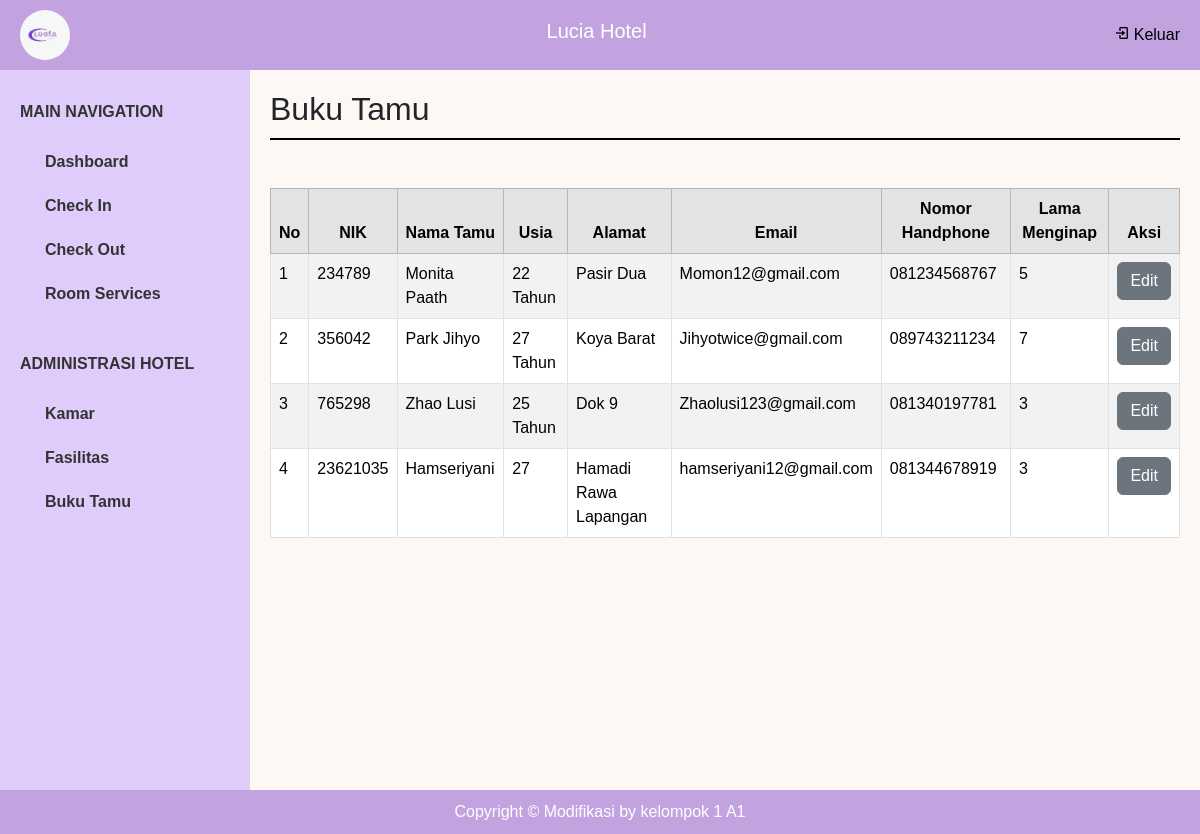
The app's page /index.php?page=buku_tamu (signed in) with its own data.
### tables this page shows
CREATE TABLE `customer` (
  `ID_Customer` int(50) NOT NULL,
  `ID_Kamar` int(50) NOT NULL,
  `Nama_Customer` varchar(100) NOT NULL,
  `Usia_Customer` varchar(50) NOT NULL,
  `Alamat_Customer` varchar(50) NOT NULL,
  `Email_Customer` varchar(100) NOT NULL,
  `No_HP` char(50) NOT NULL,
  `Lama_Menginap` int(100) NOT NULL
);

### buku_tamu/index.php (the view, shortened to what this page needs)
<!doctype html>
<html lang="en">
  <head>
    <link rel="stylesheet" type="text/css" href="assets/style/style.css">
    <link href="https://cdn.jsdelivr.net/npm/bootstrap@5.3.3/dist/css/bootstrap.min.css" rel="stylesheet">
  </head>
  <body>
<div >
    <h2 class="mb-5" style="border-bottom: 2px solid #000; padding-bottom: 10px; margin-bottom: 20px;">Buku Tamu</h2>
    <table class="table table-striped table-bordered table-hover">
    <thead class="table-secondary text-center">
        <tr>
            <th>No</th>
            <th>NIK</th>
            <th>Nama Tamu</th>
            <th>Usia</th>
            <th>Alamat</th>
            <th>Email</th>
            <th>Nomor Handphone</th>
            <th>Lama Menginap</th>
            <th>Aksi</th>
        </tr>
    </thead>
    <tbody>
        <?php
        include $_SERVER['DOCUMENT_ROOT'] . '/Hotel/koneksi/koneksi.php';
        $sql = "SELECT customer.ID_Customer, customer.Nama_Customer, customer.Usia_Customer, customer.Alamat_Customer,
                customer.Email_Customer, customer.No_HP, customer.Lama_Menginap, kamar.ID_Kamar
                FROM customer
                LEFT JOIN kamar ON customer.ID_Kamar=kamar.ID_Kamar
                ORDER BY customer.ID_Customer ASC";
        $result = mysqli_query($conn, $sql);
        if (mysqli_num_rows($result)) {
            $no = 0;
            while ($row = mysqli_fetch_assoc($result)) {
            $no++;
        ?>
                <tr>
                    <td><?php echo $no ?></td>
                    <td><?php echo $row["ID_Customer"]; ?></td>
                    <td><?php echo $row["Nama_Customer"]; ?></td>
                    <td><?php echo $row["Usia_Customer"]; ?></td>
                    <td><?php echo $row["Alamat_Customer"]; ?></td>
                    <td><?php echo $row["Email_Customer"]; ?></td>
                    <td><?php echo $row["No_HP"]; ?></td>
                    <td><?php echo $row["Lama_Menginap"]; ?></td>
                    <td>
                        <a class="btn btn-secondary" href="/Hotel/index.php?page=buku_tamu_edit&id=<?php echo $row['ID_Customer']; ?>">Edit</a>
                    </td>
                </tr>
        <?php
            }
        } else {
            echo "<tr><td colspan='6'>Tidak ada data</td></tr>";
        }
        ?>
    </tbody>
</table>
</div>
  </body>
</html>

### assets/style/style.css (style rules this page uses)
* { margin: 0; padding: 0; box-sizing: border-box; font-family: Arial, sans-serif; }

### records on screen
customer: ID_Customer "234789", Nama_Customer "Monita Paath", Usia_Customer "22 Tahun", Alamat_Customer "Pasir Dua", Email_Customer "Momon12@gmail.com", No_HP "081234568767", Lama_Menginap "5"
customer: ID_Customer "356042", Nama_Customer "Park Jihyo", Usia_Customer "27 Tahun", Alamat_Customer "Koya Barat", Email_Customer "Jihyotwice@gmail.com", No_HP "089743211234", Lama_Menginap "7"
customer: ID_Customer "765298", Nama_Customer "Zhao Lusi", Usia_Customer "25 Tahun", Alamat_Customer "Dok 9", Email_Customer "Zhaolusi123@gmail.com", No_HP "081340197781", Lama_Menginap "3"
customer: ID_Customer "23621035", Nama_Customer "Hamseriyani", Usia_Customer "27", Alamat_Customer "Hamadi Rawa Lapangan", Email_Customer "hamseriyani12@gmail.com", No_HP "081344678919", Lama_Menginap "3"
